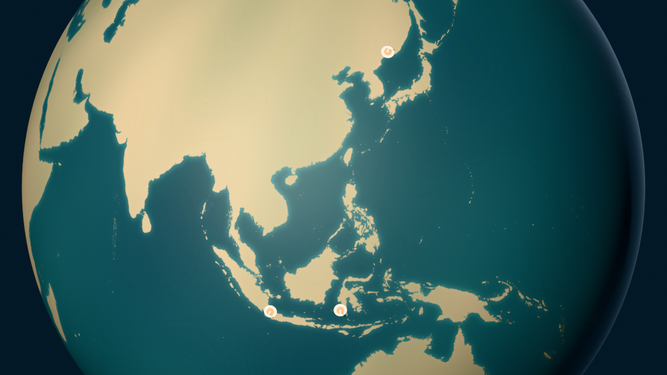
#> input picture 3d-art/revision-v2/work/runs/20261121T1445-local/renders/previews/globe/globe-overview.png, 667 x 375 px, shrunk from 1280 x 720 before the run, found by its file name
$ python analyze_final.py --run-root ../../../../work/runs/20261121T1445-local/renders/globe-reel --out out.png
#> lines starting #> are read from the running program, lines starting #| are printed output that depends on the picture
"""Measure final PNGs (palette, contrast, edge density) and reference distances."""
import argparse
import json
import os

import numpy as np
from PIL import Image

REF_LUMA = 0.498
REF_SAT = 0.297


def stats(path):
    im = Image.open(path).convert("RGB")
#> im is the input picture: PIL image 667x375 RGB; mean R, G, B 70, 101.6, 95.3
    a = np.asarray(im).astype(np.float32) / 255.0
    h, w, _ = a.shape
#> h = 375; w = 667
    mx = a.max(axis=2)
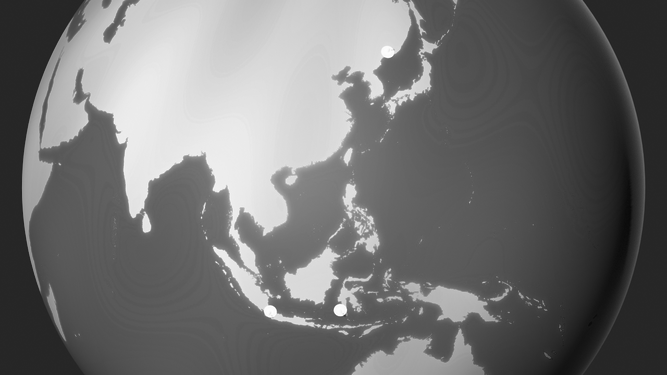
#> mx: shape (375, 667) float32; min 0.0392, max 1, mean 0.438
    mn = a.min(axis=2)
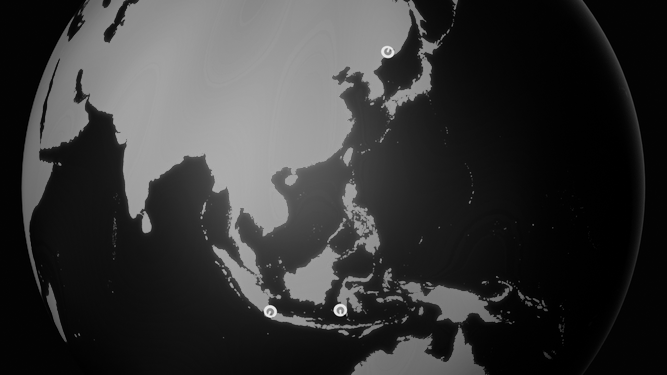
#> mn: shape (375, 667) float32; min 0, max 0.945, mean 0.211
    sat = np.where(mx > 1e-5, (mx - mn) / np.maximum(mx, 1e-5), 0)
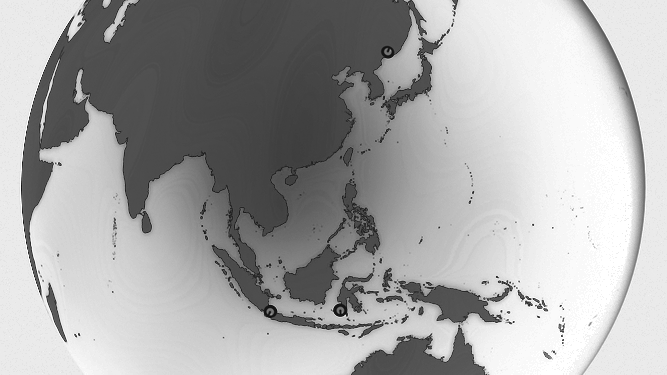
#> sat: shape (375, 667) float32; min 0.0462, max 1, mean 0.663
    luma = 0.2126 * a[:, :, 0] + 0.7152 * a[:, :, 1] + 0.0722 * a[:, :, 2]
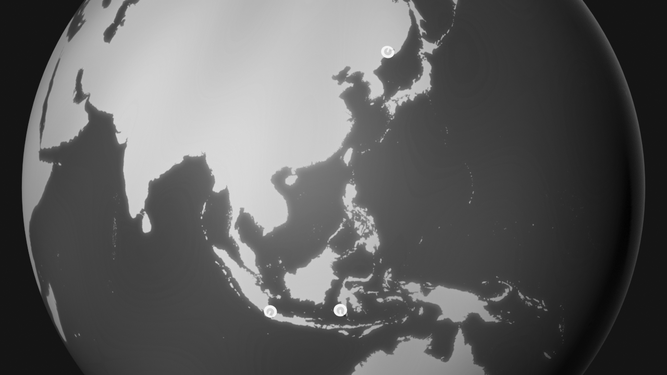
#> luma: shape (375, 667) float32; min 0.0112, max 0.993, mean 0.37
    gx = np.abs(np.diff(luma, axis=1))
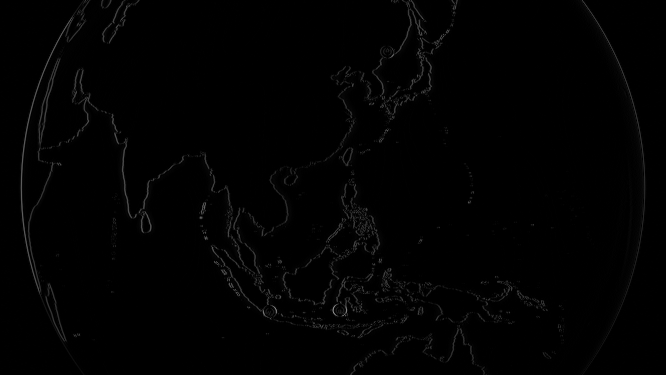
#> gx: shape (375, 666) float32; min 0, max 0.57, mean 0.00887
    gy = np.abs(np.diff(luma, axis=0))
    edge = float(((gx > 0.08).mean() + (gy > 0.08).mean()) / 2)
#> edge = 0.0284
    # 3x3 tile luma for layout consistency
    tiles = []
    for j in range(3):
        row = []
        for i in range(3):
            t = luma[j * h // 3:(j + 1) * h // 3, i * w // 3:(i + 1) * w // 3]
            row.append(round(float(t.mean()), 3))
        tiles.append(row)
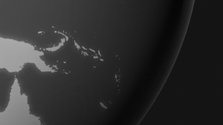
#> t: shape (125, 223) float32; min 0.0202, max 0.669, mean 0.182
#> after the loop, tiles = [[0.568, 0.662, 0.167], [0.413, 0.528, 0.182], [0.225, 0.41, 0.182]]
    return {
        "size": [w, h],
        "meanRgb": [round(float(x), 4) for x in a.mean(axis=(0, 1))],
        "luma": round(float(luma.mean()), 4),
        "sat": round(float(sat.mean()), 4),
        "edgeDensity": round(edge, 5),
        "darkShare": round(float((luma < 0.12).mean()), 4),
        "brightShare": round(float((luma > 0.9).mean()), 4),
        "tilesLuma": tiles,
        "referenceDelta": {"luma": round(float(luma.mean()) - REF_LUMA, 4),
                           "sat": round(float(sat.mean()) - REF_SAT, 4)},
    }


def main():
    ap = argparse.ArgumentParser()
    ap.add_argument("--run-root", required=True)
    ap.add_argument("--out", required=True)
    a = ap.parse_args()
    base = os.path.join(a.run_root, "renders", "final-4k")
    out = {}
    for site in ("kodingareng", "tunda", "amur"):
        for slug in ("godview", "mapview", "approach", "detail", "section"):
            p = os.path.join(base, site, slug + ".png")
            if os.path.exists(p):
                out["%s/%s" % (site, slug)] = stats(p)
    p = os.path.join(base, "globe", "globe-overview.png")
    if os.path.exists(p):
        out["globe/overview"] = stats(p)
    p = os.path.join(a.run_root, "proofs", "look", "kit_asset-sheet.png")
    if os.path.exists(p):
        out["kit/asset-sheet"] = stats(p)
    with open(a.out, "w", encoding="utf-8") as fh:
        json.dump(out, fh, indent=2)
    for k, v in out.items():
        print(k, "luma", v["luma"], "sat", v["sat"], "edge", v["edgeDensity"],
              "bright", v["brightShare"])
#> this loop made 1 pass
#> k on pass 1: 'globe/overview'
#| globe/overview luma 0.3704 sat 0.6634 edge 0.02839 bright 0.0009


if __name__ == "__main__":
    main()
